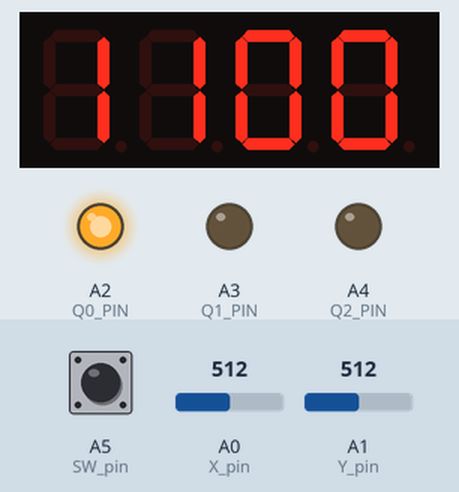
Bench run of a sketch on a simulated Arduino Uno, built with avr-gcc and run on an emulated ATmega328P. Parts: 4-digit seven-segment display, output pins drawn as LEDs (lit = HIGH). Dashed ring = blinking. The inputs (shaded band) are chosen by the test bench; at power-on: A0 (X_pin) = 512, A1 (Y_pin) = 512, A5 (SW_pin) HIGH.

Above: at 1.2 s.
1.3 s: A0 (X_pin) set to 217
2.8 s: A0 (X_pin) set to 184
At 2.95 s:
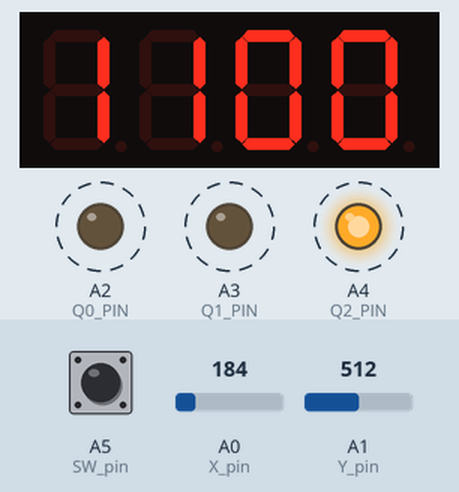
4.7 s: A1 (Y_pin) set to 207
6.2 s: A1 (Y_pin) set to 188
At 6.28 s:
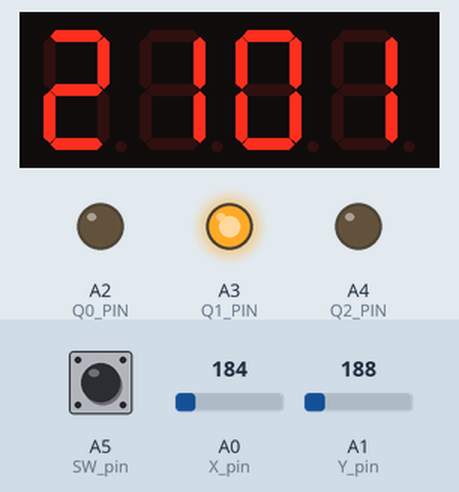
7.7 s: A5 (SW_pin) pulled LOW for 0.15 s
At 7.8 s:
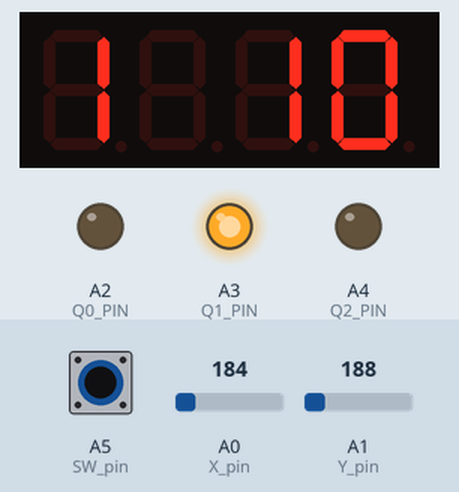
Timing chart, 0 to 9.4 s (numbered marks = the images above; inputs shaded):
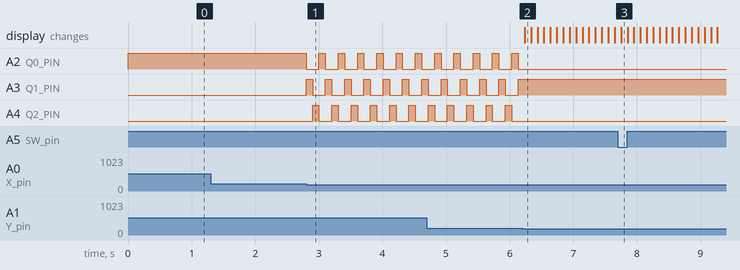

The sketch:

StackOverflowAndI.ino
```cpp
#include "SevSeg.h"
SevSeg sevseg;

// Joystick Pins
const int SW_pin = A5;
const int X_pin = A0;
const int Y_pin = A1;

// Joystick debounce handling
const unsigned long DEBOUNCE_DELAY = 100;
unsigned long lastPressTime = 0;
unsigned long lastJoystickTime = 0;

// LED Pins
const int Q0_PIN = A2;
const int Q1_PIN = A3;
const int Q2_PIN = A4;

// 4-Digit 7 Segment Pins
byte segmentPins[] = {2, 3, 4, 5, 6, 7, 8, 9};
byte digitPins[] = {10, 11, 12, 13};

const byte numDigits = 4;

// Game state
/*
Question select -> 0
Question Viewing -> 1
*/
int gameState = 0;

int currentQuestion = 0;

int q0SelectIndex = 0;
int q0ValueIndex = 0;
int q0Size = -1;
int *q0Values;

int q1SelectIndex = 0;
int q1ValueIndex = 0;
int q1Size = -1;
int *q1Values;

int q2SelectIndex = 0;
int q2ValueIndex = 0;
int q2Size = -1;
int *q2Values;

// Question Codes
const int EDUCATION = 1100;
const int LANGUAGES = 2101;
const int OP_SYSTEM = 2111;
const int AI_BENEFIT = 3201;
const int AI_IN_DEV = 3204;
const int AI_CHALLENGES = 3303;

const int EDUCATION_VALUES[] = {"1 10", "2 13", "3 41", "4 26", "5 11"};
const int LANGUAGES_VALUES[] = {"1 62", "2 53", "3 51", "4 51", "5 39"};
const int OP_SYSTEM_VALUES[] = {"1 60", "2 32","3 28","4 18", "5 17"};
const int AI_BENEFIT_VALUES[] = {"1 81", "2 62", "3 59", "4 30", "5 25", "6  8"};
const int AI_IN_DEV_VALUES[] = {"1 82", "2 68", "3 57", "4 40", "5 13", "6 27"};
const int AI_CHALLENGES_VALUES[] = {"1 66", "2 26", "3 32", "4 31", "5 63", "6 13"};

const int CODE_LIST_SIZE = 6;

const int* QUESTION_VALUES_LIST[CODE_LIST_SIZE] = {
    EDUCATION_VALUES, LANGUAGES_VALUES, OP_SYSTEM_VALUES,
    AI_BENEFIT_VALUES, AI_IN_DEV_VALUES, AI_CHALLENGES_VALUES
};

const int QUESTION_CODE_LIST[] = {EDUCATION, LANGUAGES, OP_SYSTEM,
  AI_BENEFIT, AI_IN_DEV, AI_CHALLENGES};

// temp workaround
const int QUESTION_VALUES_LIST_SIZES[CODE_LIST_SIZE] = {5, 5, 5, 6, 6, 6};

int questionCodeIndex = 0;

void setup() {
  pinMode(SW_pin, INPUT);
  digitalWrite(SW_pin, HIGH);

  pinMode(Q0_PIN, OUTPUT);
  pinMode(Q1_PIN, OUTPUT);
  pinMode(Q2_PIN, OUTPUT);

  bool resistorsOnSegments = 0;
  sevseg.begin(COMMON_CATHODE, numDigits, digitPins, segmentPins, resistorsOnSegments);
  sevseg.setBrightness(90);
}

void reset() {
  gameState = 0;
  currentQuestion = 0;

  q0ValueIndex = 0;
  q0SelectIndex = 0;
  q0Size = -1;

  q1ValueIndex = 0;
  q1SelectIndex = 0;
  q1Size = -1;

  q2ValueIndex = 0;
  q2SelectIndex = 0;
  q2Size = -1;
}

void handleQuestionChoosing() {
  if (currentQuestion == 0) {
    q0Values = QUESTION_VALUES_LIST[q0SelectIndex];
    q0Size = QUESTION_VALUES_LIST_SIZES[q0SelectIndex ];
  } else if (currentQuestion == 1) {
    q1Values = QUESTION_VALUES_LIST[q1SelectIndex];
    q1Size = QUESTION_VALUES_LIST_SIZES[q1SelectIndex];
  } else {
    q2Values = QUESTION_VALUES_LIST[q2SelectIndex];
    q2Size = QUESTION_VALUES_LIST_SIZES[q2SelectIndex];
  }
}
// Handle joystick
void handleHorizontal(bool left) {
  if (left) {
    currentQuestion > 0? currentQuestion = currentQuestion-1: currentQuestion = 2;
  } else {
    currentQuestion < 2? currentQuestion = currentQuestion+1: currentQuestion = 0;
  }

  if (gameState == 0) {
    handleQuestionChoosing();
  }
}

void handleVertical(bool up) {
  if (up) {
    if (currentQuestion == 0) {
      if (gameState == 0) {
        q0SelectIndex = q0SelectIndex > 0? q0SelectIndex-1: CODE_LIST_SIZE-1;
      } else {
        q0ValueIndex = q0ValueIndex > 0? q0ValueIndex - 1: q0Size-1;
      }
    } else if (currentQuestion == 1) {
      if (gameState == 0) {
        q1SelectIndex = q1SelectIndex > 0? q1SelectIndex-1: CODE_LIST_SIZE-1;
      } else {
        q1ValueIndex = q1ValueIndex > 0? q1ValueIndex - 1: q1Size-1;
      }
    } else {
      if (gameState == 0) {
        q2SelectIndex = q2SelectIndex > 0? q2SelectIndex-1: CODE_LIST_SIZE-1;
      } else {
        q2ValueIndex = q2ValueIndex > 0? q2ValueIndex - 1: q2Size-1;
      }
    }
  } else {
    if (currentQuestion == 0) {
      if (gameState == 0) {
        q0SelectIndex = q0SelectIndex != CODE_LIST_SIZE-1? q0SelectIndex+1: 0;
      } else {
        q0ValueIndex = q0ValueIndex != q0Size-1? q0ValueIndex+1: 0;
      }
    } else if (currentQuestion == 1) {
      if (gameState == 0) {
        q1SelectIndex = q1SelectIndex != CODE_LIST_SIZE-1? q1SelectIndex+1: 0;
      } else {
        q1ValueIndex = q1ValueIndex != q1Size-1? q1ValueIndex+1: 0;
      }
    } else {
      if (gameState == 0) {
        q2SelectIndex = q2SelectIndex != CODE_LIST_SIZE-1? q2SelectIndex+1: 0;
      } else {
        q2ValueIndex = q2ValueIndex != q2Size-1? q2ValueIndex+1: 0;
      }
    }
  }
}

void handlePress() {
  if (gameState == 0) {
    gameState = 1;
  }
  // else {
  //   reset();
  // }
}
// Control LEDs
void updateLEDs() {
  digitalWrite(Q0_PIN, currentQuestion == 0? HIGH: LOW);
  digitalWrite(Q1_PIN, currentQuestion == 1? HIGH: LOW);
  digitalWrite(Q2_PIN, currentQuestion == 2? HIGH: LOW);
}

void loop() {
  int press = digitalRead(SW_pin);
  int xCoord = analogRead(X_pin);
  int yCoord = analogRead(Y_pin);

  unsigned long currentTime = millis();

  if (currentTime - lastJoystickTime > DEBOUNCE_DELAY) {
    if (press == 0) {
      handlePress();
      lastJoystickTime = currentTime;
    } else if (yCoord > 900) {
      handleVertical(true);
      lastJoystickTime = currentTime;
    } else if (yCoord < 200) {
      handleVertical(false);
      lastJoystickTime = currentTime;
    } else if (xCoord > 900) {
      handleHorizontal(true);
      lastJoystickTime = currentTime;
    }else if (xCoord < 200) {
      handleHorizontal(false);
      lastJoystickTime = currentTime;
    }
  }
  updateLEDs();

  if (currentQuestion == 0) {
    gameState == 0? sevseg.setNumber(QUESTION_CODE_LIST[q0SelectIndex]): sevseg.setChars(q0Values[q0ValueIndex]);
  } else if (currentQuestion == 1) {
    gameState == 0? sevseg.setNumber(QUESTION_CODE_LIST[q1SelectIndex]): sevseg.setChars(q1Values[q1ValueIndex]);
  } else {
    gameState == 0? sevseg.setNumber(QUESTION_CODE_LIST[q2SelectIndex]): sevseg.setChars(q2Values[q2ValueIndex]);
  }

  sevseg.refreshDisplay();
}
```

Measured:
- the behaviour switches between 200 and 199 on A0 (X_pin) (found by bisection; images 0 and 1)
- the behaviour switches between 200 and 199 on A1 (Y_pin) (found by bisection; images 1 and 2)
- after the input at 1.3 s, every drawn part: stays the same
- after the input at 2.8 s, A2 (Q0_PIN), A3 (Q1_PIN): alternates HIGH for 0.10 s and LOW for 0.20 s, starting at once; A4 (Q2_PIN): alternates HIGH for 0.10 s and LOW for 0.20 s, starting after 0.10 s
- after the input at 6.2 s, A2 (Q0_PIN), A4 (Q2_PIN): stops changing and stays LOW; A3 (Q1_PIN): stops changing and stays HIGH; the display: changes at once (image 2)
